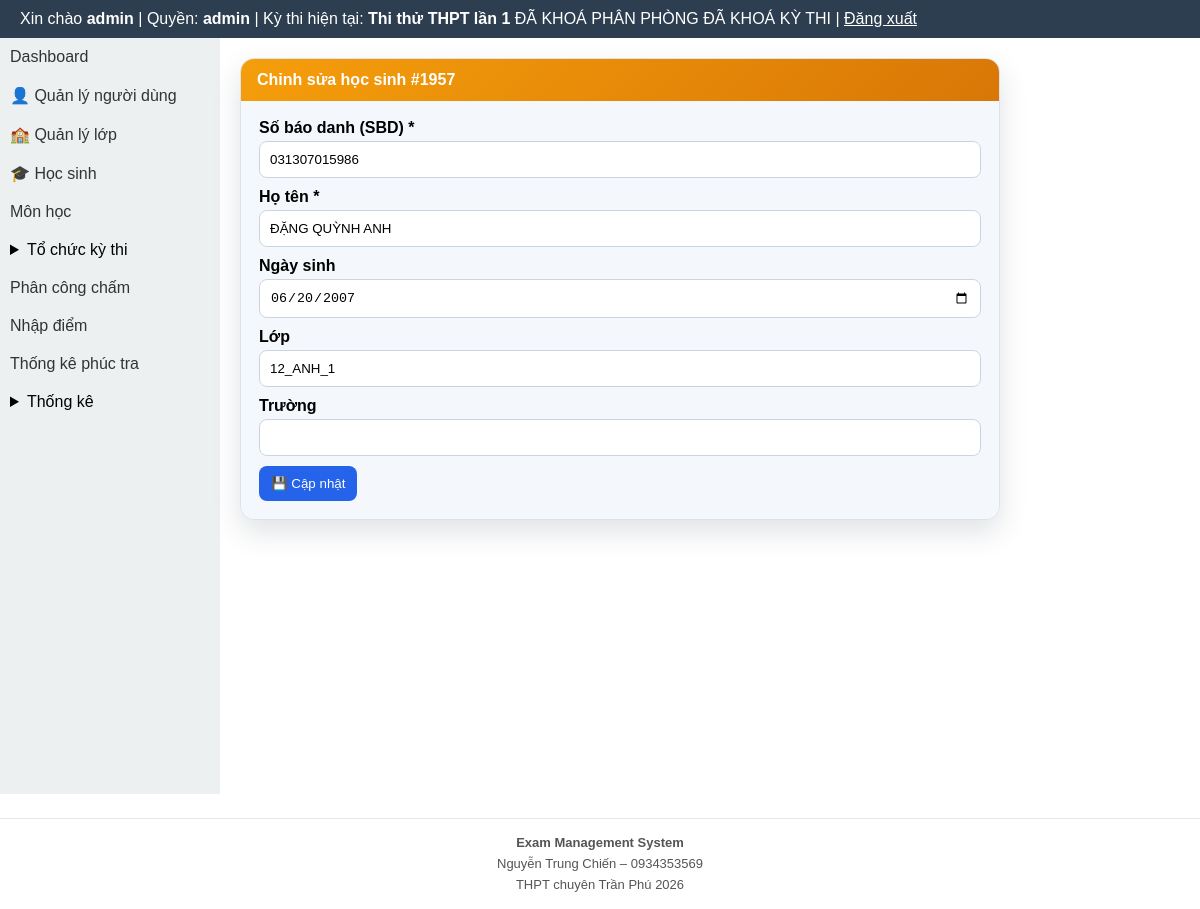
The app's page /modules/students/edit.php?id=1957 (signed in) with its own data.
### tables this page shows
CREATE TABLE exams (
  id INTEGER PRIMARY KEY AUTOINCREMENT,
  ten_ky_thi TEXT,
  nam INTEGER,
  ngay_thi TEXT
, is_default INTEGER DEFAULT 0, deleted_at TEXT, distribution_locked INTEGER DEFAULT 0, rooms_locked INTEGER DEFAULT 0, exam_locked INTEGER DEFAULT 0, scoring_closed INTEGER DEFAULT 0, exam_mode INTEGER DEFAULT 1, is_locked INTEGER DEFAULT 0, is_score_entry_locked INTEGER DEFAULT 0, is_score_published INTEGER DEFAULT 0, is_recheck_open INTEGER DEFAULT 0);

CREATE TABLE students (
  id INTEGER PRIMARY KEY AUTOINCREMENT,
  sbd TEXT UNIQUE,
  hoten TEXT,
  ngaysinh TEXT,
  lop TEXT,
  truong TEXT
);

### layout/header.php (called while the page is built, shortened)
<?php
require_once BASE_PATH . '/templates/header.php';

### core/auth.php (called while the page is built, shortened)
<?php
function normalize_role(?string $role): string {
    $normalized = strtolower(trim((string) $role));
    return match ($normalized) {
        'score_entry', 'score-input', 'score_input', 'nhapdiem', 'nhap_diem' => 'scorer',
        'exam_manager', 'quanlythi', 'exam-manager' => 'organizer',
        default => $normalized,
    };
}
function current_user_role(): string {
    $sessionRole = $_SESSION['role'] ?? null;
    if (is_string($sessionRole) && trim($sessionRole) !== '') {
        return normalize_role($sessionRole);
    }
    $userRole = $_SESSION['user']['role'] ?? null;
    return normalize_role(is_string($userRole) ? $userRole : '');
}

### modules/exams/exam_context_helper.php (called while the page is built, shortened)
<?php
function ensureExamLockColumns(PDO $pdo): void
{
    $cols = array_column($pdo->query('PRAGMA table_info(exams)')->fetchAll(PDO::FETCH_ASSOC), 'name');
}
function getCurrentExam(): ?array
{
    global $pdo;
    $cols = array_column($pdo->query('PRAGMA table_info(exams)')->fetchAll(PDO::FETCH_ASSOC), 'name');
    $hasDeletedAt = in_array('deleted_at', $cols, true);
    $activeWhere = $hasDeletedAt ? '(deleted_at IS NULL OR trim(deleted_at) = "")' : '1=1';
    $defaultStmt = $pdo->query('SELECT * FROM exams WHERE ' . $activeWhere . ' AND is_default = 1 ORDER BY id DESC LIMIT 1');
    $defaultExam = $defaultStmt ? $defaultStmt->fetch(PDO::FETCH_ASSOC) : false;
    if (is_array($defaultExam)) {
        return $defaultExam;
    }
}
function getCurrentExamInfo(): ?array
{
    $exam = getCurrentExam();
    global $pdo;
    ensureExamLockColumns($pdo);
    return [
        'id' => (int) ($exam['id'] ?? 0),
        'ten_ky_thi' => (string) ($exam['ten_ky_thi'] ?? ''),
        'distribution_locked' => (int) ($exam['distribution_locked'] ?? 0),
        'rooms_locked' => (int) ($exam['rooms_locked'] ?? 0),
        'exam_locked' => (int) ($exam['exam_locked'] ?? 0),
    ];
}

### modules/students/edit.php (the view, shortened to what this page needs)
<?php
require_once BASE_PATH . '/core/auth.php';
require_once BASE_PATH . '/core/db.php';
$id = filter_input(INPUT_GET, 'id', FILTER_VALIDATE_INT);
$stmt = $pdo->prepare('SELECT id, sbd, hoten, ngaysinh, lop, truong FROM students WHERE id = :id LIMIT 1');
$stmt->execute([':id' => $id]);
$student = $stmt->fetch(PDO::FETCH_ASSOC);
$formData = $student;
require_once BASE_PATH . '/layout/header.php';
?>
<div class="students-layout">
    <?php require_once BASE_PATH . '/layout/sidebar.php'; ?>
    <div class="students-main">
        <div class="window-box" style="max-width:760px;">
            <div class="window-title"><strong>Chỉnh sửa học sinh #<?= (int) $student['id'] ?></strong></div>
            <div class="window-content">
                <form method="post">
                    <div class="field">
                        <label>Số báo danh (SBD) *</label>
                        <input type="text" name="sbd" value="<?= htmlspecialchars($formData['sbd'], ENT_QUOTES, 'UTF-8') ?>" required>
                    </div>
                    <div class="field">
                        <label>Họ tên *</label>
                        <input type="text" name="hoten" value="<?= htmlspecialchars($formData['hoten'], ENT_QUOTES, 'UTF-8') ?>" required>
                    </div>
                    <div class="field">
                        <label>Ngày sinh</label>
                        <input type="date" name="ngaysinh" value="<?= htmlspecialchars($formData['ngaysinh'], ENT_QUOTES, 'UTF-8') ?>">
                    </div>
                    <div class="field">
                        <label>Lớp</label>
                        <input type="text" name="lop" value="<?= htmlspecialchars($formData['lop'], ENT_QUOTES, 'UTF-8') ?>">
                    </div>
                    <div class="field">
                        <label>Trường</label>
                        <input type="text" name="truong" value="<?= htmlspecialchars($formData['truong'], ENT_QUOTES, 'UTF-8') ?>">
                    </div>
                    <button class="btn btn-primary" type="submit">💾 Cập nhật</button>
                </form>
            </div>
        </div>
    </div>
</div>
<?php require_once BASE_PATH . '/layout/footer.php'; ?>

### templates/header.php (shortened to what this page needs)
<?php
require_once BASE_PATH . '/core/auth.php';
$currentExamInfo = null;
$role = function_exists('current_user_role') ? current_user_role() : strtolower(trim((string) ($_SESSION['role'] ?? $_SESSION['user']['role'] ?? '')));
if (in_array($role, ['admin', 'organizer'], true)) {
    require_once BASE_PATH . '/core/db.php';
    require_once BASE_PATH . '/modules/exams/exam_context_helper.php';
    $currentExamInfo = getCurrentExamInfo();
}
$role = $role ?? (function_exists('current_user_role') ? current_user_role() : '');
$currentExamInfo = $currentExamInfo ?? null;
?>
<!DOCTYPE html>
<html lang="vi">
<head>
</head>
<body>
<div class="header">
    Xin chào <b><?= $_SESSION['user']['username'] ?></b>
    | Quyền: <b><?= htmlspecialchars((string) $role, ENT_QUOTES, 'UTF-8') ?></b>
    <?php if ($currentExamInfo !== null): ?>
        | Kỳ thi hiện tại: <b><?= htmlspecialchars((string) $currentExamInfo['ten_ky_thi'], ENT_QUOTES, 'UTF-8') ?></b>
        <?php if (($currentExamInfo['distribution_locked'] ?? 0) === 1 || ($currentExamInfo['rooms_locked'] ?? 0) === 1): ?>
            <span class="badge bg-danger">ĐÃ KHOÁ PHÂN PHÒNG</span>
        <?php endif; ?>
        <?php if (($currentExamInfo['exam_locked'] ?? 0) === 1): ?>
            <span class="badge bg-dark">ĐÃ KHOÁ KỲ THI</span>
        <?php endif; ?>
    <?php endif; ?>
    | <a href="<?= BASE_URL ?>/logout.php" style="color:#fff">Đăng xuất</a>
</div>

### templates/header.php (style rules this page uses)
* { box-sizing: border-box; }
body { margin:0; font-family: Arial; }
.header { background:#2c3e50; color:#fff; padding:10px 20px; }

### modules/students/edit.php (style rules this page uses)
.students-layout { display: flex; align-items: stretch; width: 100%; min-height: calc(100vh - 44px); }
.students-main { flex: 1 1 auto; min-width: 0; padding: 20px; }
.window-box { background:#fff; border:1px solid #dbe3ec; border-radius:14px; box-shadow:0 12px 28px rgba(44,62,80,.15); overflow:hidden; }
.window-title { background:linear-gradient(135deg,#f59e0b,#d97706); color:#fff; padding:12px 16px; }
.window-content { background:#f4f8fc; padding:18px; }
.field { margin-bottom:10px; }
.field label { display:block; font-weight:700; margin-bottom:4px; }
.field input { width:100%; padding:10px; border:1px solid #cbd5e1; border-radius:8px; }
.btn { border:none; border-radius:8px; padding:10px 12px; color:#fff; cursor:pointer; }
.btn-primary { background:#2563eb; }

### records on screen
exams: ten_ky_thi "Thi thử THPT lần 1"
students: id "1957", sbd "031307015986", hoten "ĐẶNG QUỲNH ANH", ngaysinh "06/20/2007", lop "12_ANH_1"

### other values on screen
$_SESSION['user']['username'] "admin"
$role "admin"
